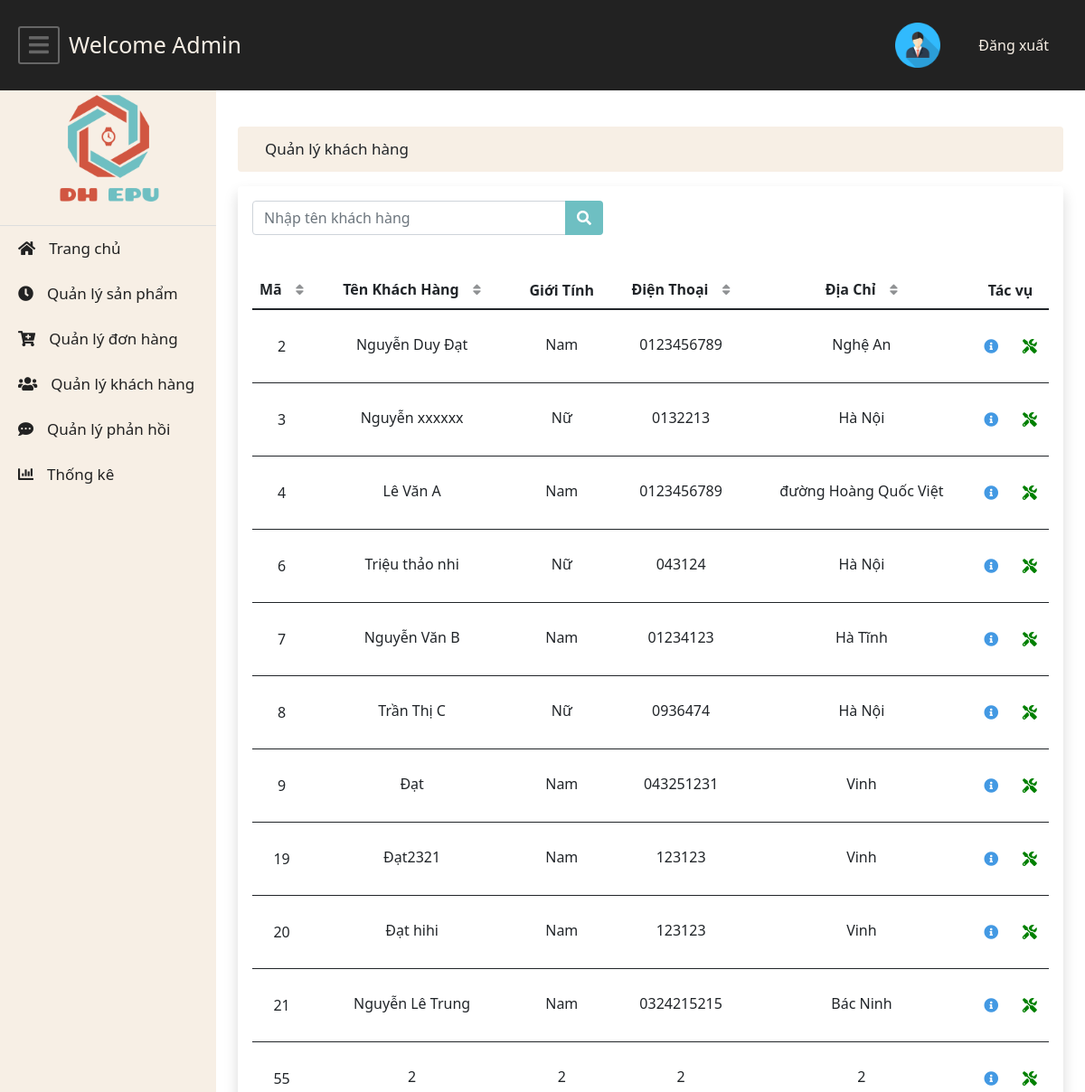
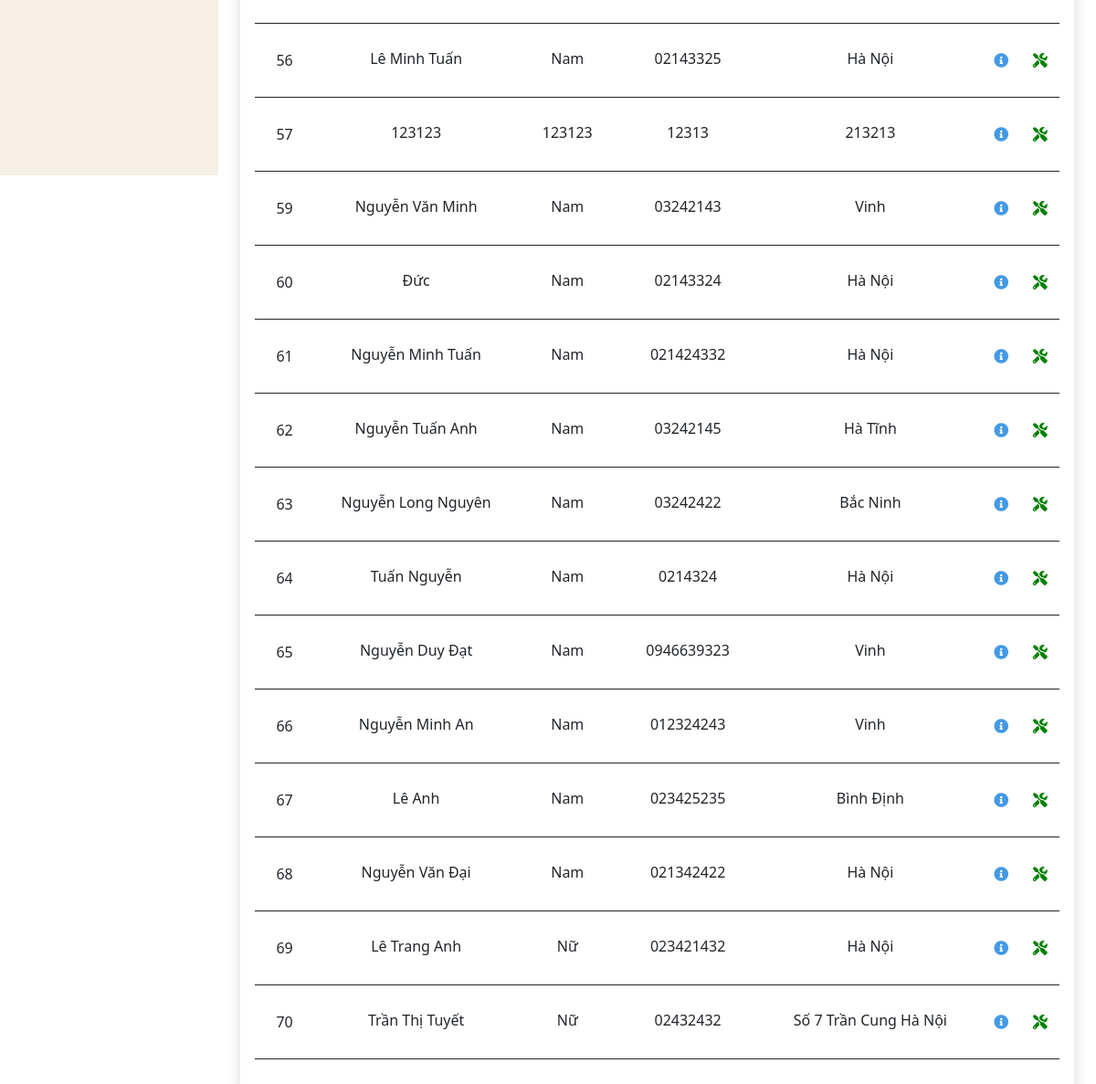
Screenshot of /admin/index.php?page=display_customer (signed in) with the database file from the repository (2 pictures, top to bottom).
### tables this page shows
CREATE TABLE `khachhang` (
  `MaKH` int(11) NOT NULL,
  `TenKH` varchar(100) NOT NULL,
  `SDT` varchar(15) NOT NULL,
  `GioiTinh` varchar(10) NOT NULL,
  `NgaySinh` date NOT NULL,
  `Email` varchar(200) NOT NULL,
  `DiaChi` varchar(200) NOT NULL,
  `YeuCau` varchar(200) NOT NULL
);

### admin/display_customer.php (the view, shortened to what this page needs)
<?php
include_once 'config.php';
?>
<!DOCTYPE html>
<html lang="en">
<head>
    <link rel="stylesheet" href="index.css" type="text/css">
    <link rel="stylesheet" href="https://cdnjs.cloudflare.com/ajax/libs/font-awesome/5.10.2/css/all.min.css" />
    <link href="https://cdn.jsdelivr.net/npm/bootstrap@5.1.1/dist/css/bootstrap.min.css" rel="stylesheet">
    </head>
<body>
    <div class="container">
        <div class="main__title mb-3 rounded">
            Quản lý khách hàng
        </div>
        <div class="main__content shadow p-3 bg-white rounded ">
            <div class="main__top">
                <div >
                    <div class="input-group">
                        <div class="form-outline">
                            <input id="Search" type="" onkeyup="searchTable()" class="form-control" placeholder="Nhập tên khách hàng" required style="width: 350px"/>
                        </div>
                        <button class="btn search-btn">
                            <i class="fas fa-search"></i>
                        </button>
                    </div>
                </div>
            </div>
            <div class="main__table">
                <table class="table" id="myTable">
                    <thead>
                        <tr class="text-center">
                            <th scope="col" onclick="sortTableNumber(0)" class="sort">Mã</th>
                            <th scope="col" onclick="sortTable(1)" class="sort">Tên Khách Hàng</th>
                            <th scope="col">Giới Tính</th>
                            <th scope="col" onclick="sortTableNumber(3)" class="sort">Điện Thoại</th>
                            <th scope="col" onclick="sortTable(4)" class="sort">Địa Chỉ</th>
                            <th colspan="3" style="min-width: 85px;">Tác vụ</th>
                        </tr>
                    </thead>
                    <tbody>
                        <?php
                        $sql = "SELECT * FROM khachhang";
                        $result_set=mysqli_query($con, $sql);
                        if(mysqli_num_rows($result_set)>0)
                        {
                            while($row=mysqli_fetch_row($result_set))
                            {
                                ?>
                                    <tr class= "table__row text-center">
                                        <td scope="row" style="width:60px !important; padding: 10px 0 !important;"><?php echo $row[0] ?></td>
                                        <td><?php echo $row[1] ?></td>
                                        <td><?php echo $row[3] ?></td>
                                        <td><?php echo $row[2] ?></td>
                                        <td><?php echo $row[6] ?></td>
                                        <td style="padding: 10px 3px !important; width: 27px" ><a class="submit" data-id='<?php echo $row[0] ?>' style="color: #4399e3;"><i class="fas fa-info-circle"></i></td>
                                        <td style="padding: 10px 3px !important; width: 27px" ><a href="index.php?page=edit_customer&ID=<?php echo $row[0] ?>" style="color: green;"><i class="fas fa-tools"></i></td>
                                    </tr>
                                 <?php
                            }
                        }
                        ?>
                    </tbody>
                </table>
            </div>
        </div>
    </div>
</body>
</html>

### admin/index.css (style rules this page uses)
* { padding: 0; margin: 0; box-sizing: border-box; }
:root { --color-primary: #222222; --color-second:#d15641; --color-third: #f7efe5; --color-four: #6ebfc2; --text-white: white; }
.container { height: 1000px; width: 75%; padding: 20px; }
.main__title { background-color: var(--color-third); height: 50px; line-height: 50px; padding-left: 30px; font-size: 17px; }
.main__content { min-height: 890px; }
.main__top { display: flex; margin-bottom: 40px; }
.search-btn { background-color: var(--color-four) !important; margin-left: -4px !important; color: var(--text-white) !important; }
tr.table__row { margin-bottom: 3px !important; border-bottom: 1px solid currentColor ; }
.table__row th ,.table__row td { line-height: 60px; border-bottom: none !important; }
.sort::after { content: "\f0dc"; font-family: "Font Awesome 5 Free"; margin-left: 15px; opacity: 0.5; font-size: 15px; }
.table tr { cursor: pointer !important; }

### rows the page displays
khachhang: MaKH "2", TenKH "Nguyễn Duy Đạt", GioiTinh "Nam", SDT "0123456789", DiaChi "Nghệ An"
khachhang: MaKH "3", TenKH "Nguyễn xxxxxx", GioiTinh "Nữ", SDT "0132213", DiaChi "Hà Nội"
khachhang: MaKH "4", TenKH "Lê Văn A", GioiTinh "Nam", SDT "0123456789", DiaChi "đường Hoàng Quốc Việt"
khachhang: MaKH "6", TenKH "Triệu thảo nhi", GioiTinh "Nữ", SDT "043124", DiaChi "Hà Nội"
khachhang: MaKH "7", TenKH "Nguyễn Văn B", GioiTinh "Nam", SDT "01234123", DiaChi "Hà Tĩnh"
khachhang: MaKH "8", TenKH "Trần Thị C", GioiTinh "Nữ", SDT "0936474", DiaChi "Hà Nội"
khachhang: MaKH "9", TenKH "Đạt", GioiTinh "Nam", SDT "043251231", DiaChi "Vinh"
khachhang: MaKH "19", TenKH "Đạt2321", GioiTinh "Nam", SDT "123123", DiaChi "Vinh"
khachhang: MaKH "20", TenKH "Đạt hihi", GioiTinh "Nam", SDT "123123", DiaChi "Vinh"
khachhang: MaKH "21", TenKH "Nguyễn Lê Trung", GioiTinh "Nam", SDT "0324215215", DiaChi "Bác Ninh"
khachhang: MaKH "55", TenKH "2", GioiTinh "2", SDT "2", DiaChi "2"
khachhang: MaKH "56", TenKH "Lê Minh Tuấn", GioiTinh "Nam", SDT "02143325", DiaChi "Hà Nội"
khachhang: MaKH "57", TenKH "123123", GioiTinh "123123", SDT "12313", DiaChi "213213"
khachhang: MaKH "59", TenKH "Nguyễn Văn Minh", GioiTinh "Nam", SDT "03242143", DiaChi "Vinh"
khachhang: MaKH "60", TenKH "Đức", GioiTinh "Nam", SDT "02143324", DiaChi "Hà Nội"
khachhang: MaKH "61", TenKH "Nguyễn Minh Tuấn", GioiTinh "Nam", SDT "021424332", DiaChi "Hà Nội"
khachhang: MaKH "62", TenKH "Nguyễn Tuấn Anh", GioiTinh "Nam", SDT "03242145", DiaChi "Hà Tĩnh"
khachhang: MaKH "63", TenKH "Nguyễn Long Nguyên", GioiTinh "Nam", SDT "03242422", DiaChi "Bắc Ninh"
khachhang: MaKH "64", TenKH "Tuấn Nguyễn", GioiTinh "Nam", SDT "0214324", DiaChi "Hà Nội"
khachhang: MaKH "65", TenKH "Nguyễn Duy Đạt", GioiTinh "Nam", SDT "0946639323", DiaChi "Vinh"
khachhang: MaKH "66", TenKH "Nguyễn Minh An", GioiTinh "Nam", SDT "012324243", DiaChi "Vinh"
khachhang: MaKH "67", TenKH "Lê Anh", GioiTinh "Nam", SDT "023425235", DiaChi "Bình Định"
khachhang: MaKH "68", TenKH "Nguyễn Văn Đại", GioiTinh "Nam", SDT "021342422", DiaChi "Hà Nội"
khachhang: MaKH "69", TenKH "Lê Trang Anh", GioiTinh "Nữ", SDT "023421432", DiaChi "Hà Nội"
khachhang: MaKH "70", TenKH "Trần Thị Tuyết", GioiTinh "Nữ", SDT "02432432", DiaChi "Số 7 Trần Cung Hà Nội"
